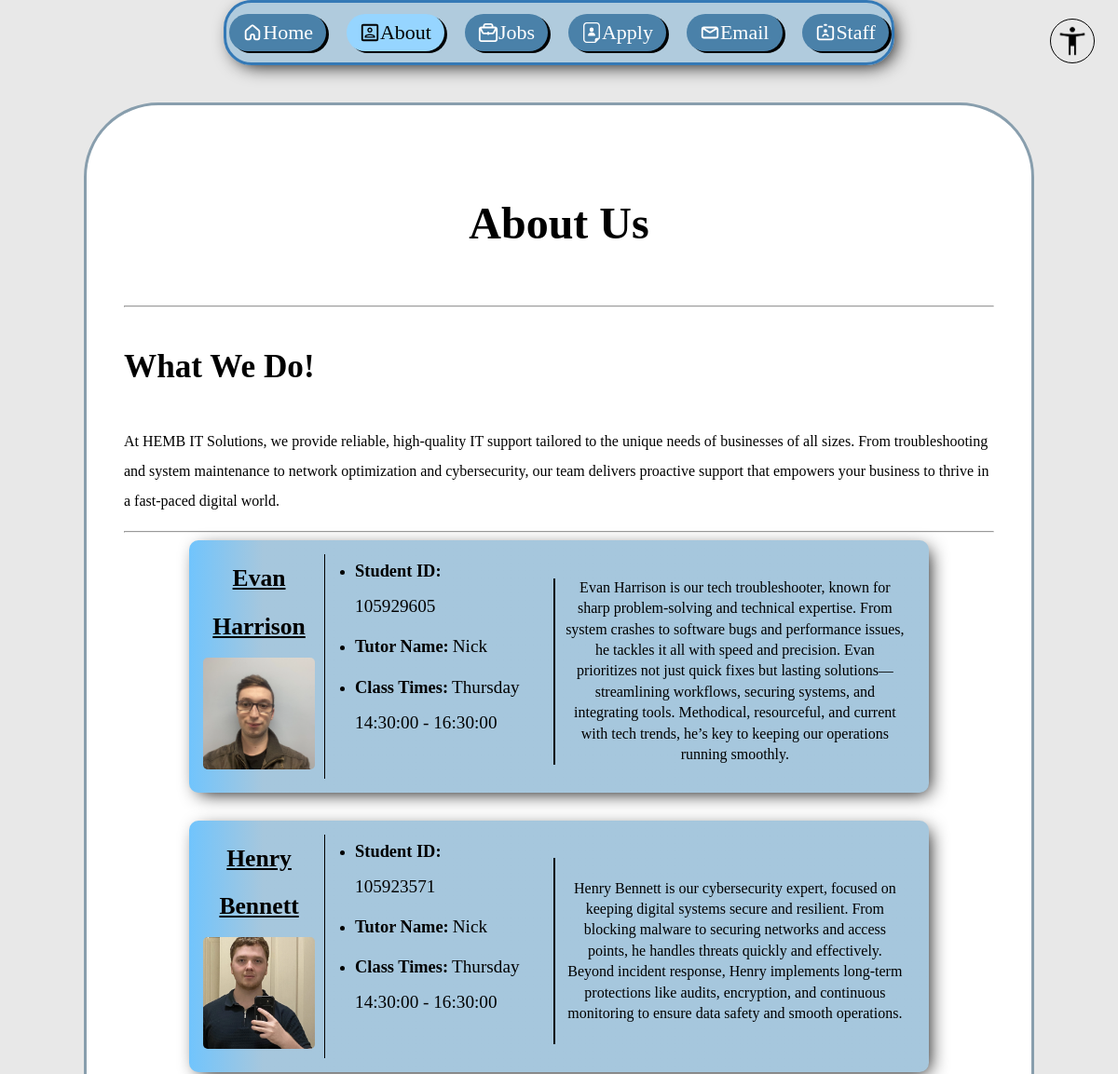
The page /about.php (upper part) on the database as committed earlier.
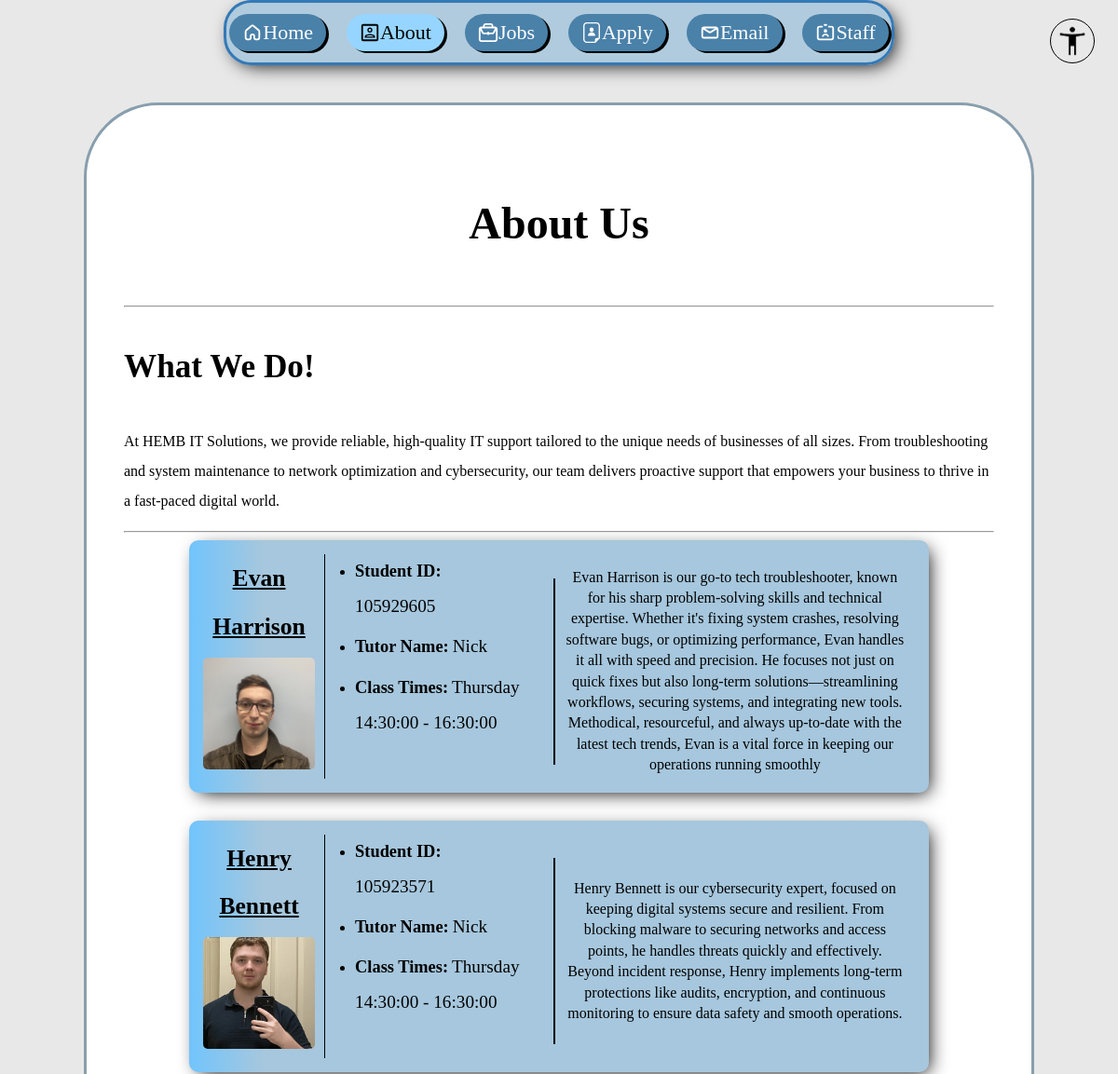
The same page on the database as committed later.
### tables this page shows
CREATE TABLE `employees` (
  `ID` int(10) UNSIGNED NOT NULL COMMENT 'The employees ID',
  `First_name` varchar(100) NOT NULL COMMENT 'The Employees first name',
  `Last_name` varchar(100) NOT NULL COMMENT 'The Employees last name',
  `Student_ID` int(9) NOT NULL COMMENT 'The employees student ID',
  `Tutor_ID` int(11) UNSIGNED NOT NULL COMMENT 'The link to the tutor for this employee',
  `Class_Time_ID` int(11) UNSIGNED NOT NULL COMMENT 'The foreign key link to the class times',
  `Photo` varchar(255) NOT NULL COMMENT 'The file name for the photo of this employee',
  `Photo_Alt` varchar(255) NOT NULL COMMENT 'The Employees alternate description for the photo incase it doesn''t load or for accessibility reasons',
  `Description` text NOT NULL COMMENT 'The description of what this employee does for the company'
);

CREATE TABLE `tutors` (
  `Tutor_ID` int(11) UNSIGNED NOT NULL COMMENT 'The ID for a tutor',
  `Name` varchar(100) NOT NULL COMMENT 'The Name for that tutor'
);

CREATE TABLE `class_times` (
  `Class_Time_ID` int(11) UNSIGNED NOT NULL COMMENT 'The unique identifier of the class time',
  `Day` enum('Monday','Tuesday','Wednesday','Thursday','Friday') NOT NULL COMMENT 'The day when the class happens',
  `Start_Time` time NOT NULL COMMENT 'The time when the class starts',
  `End_Time` time NOT NULL COMMENT 'the time when class ends'
);

### about.php (the view, shortened to what this page needs)
<?php
require_once './php/settings.php';
$conn = new mysqli($host, $user, $pwd, $sql_db);
$query = "
SELECT
    e.*,
    t.Name               AS tutor_Name,
    ct.Day              AS class_time_Day,
    ct.Start_Time       AS class_start_time,
    ct.End_Time         AS class_end_time,
    GROUP_CONCAT(c.Contribution ORDER BY c.Contribution SEPARATOR ',') AS contributions
FROM employees AS e
    LEFT JOIN tutors AS t
        ON e.Tutor_ID = t.Tutor_ID
    LEFT JOIN class_times AS ct
        ON e.Class_Time_ID = ct.Class_Time_ID
    LEFT JOIN contributions AS c
        ON e.ID = c.Employee_ID
    GROUP BY e.ID;
";
$result = $conn->query($query);
?>
<!DOCTYPE html>
<html lang="en" class="<?php set_accessibility(); ?>">
<head>
    <link rel="stylesheet" href="./styles/styles.css" />
</head>
<body>
    <?php
        include './inc/accessibility.inc';
        include './inc/navigation.inc';
    ?>
        <main id="About_Main">
            <h1 id="about_us_heading">About Us</h1>
            <hr>
        <h2 class="about_us">What We Do!</h2>
        <p class="about_us">
            At HEMB IT Solutions, we provide reliable, high-quality IT support tailored to the unique needs of businesses of all sizes.
            From troubleshooting and system maintenance to network optimization and cybersecurity, our team delivers proactive support
            that empowers your business to thrive in a fast-paced digital world.
        </p>
        <hr />
        <div id="employee_info">
            <?php
            while ($row = $result->fetch_assoc()) {
                echo "<div class='employee_box main_section'>";
                echo "<div class='individual_employee'>";
                echo "<div class='title_image_and_list_flex_container'>";
                echo "<div class='title_image'>";
                echo "<h3>" . htmlspecialchars($row['First_name']) . " " . htmlspecialchars($row['Last_name']) . "</h3>";
                echo "<img class='individual_employee_photos' src='images/" . htmlspecialchars($row['Photo']) . "' alt='Front-facing picture of " . htmlspecialchars($row['First_name']) . ", one of the team members'>";
                echo "</div>";
                echo "<div class='info-section'>";
                echo "<ul>";
                echo "<li><strong>Student ID:</strong> <span class='info-value'>" . htmlspecialchars($row['Student_ID']) . "</span></li>";
                echo "<li><strong>Tutor Name:</strong> <span class='info-value'>" . htmlspecialchars($row['tutor_Name']) . "</span></li>";
                echo "<li><strong>Class Times:</strong> <span class='info-value'>" . htmlspecialchars($row['class_time_Day']) . " " . htmlspecialchars($row['class_start_time']) . " - " . htmlspecialchars($row['class_end_time']) . "</span></li>";
                echo "</ul>";
                echo "</div>";
                echo "</div>";
                echo "<div class='description_box'><p>" . htmlspecialchars($row['Description']) . "</p></div>";
                echo "</div>";
                echo "</div>";
            }
            ?>
        </div>
        </main>
    </body>
</html>

Rows that differ between the two databases and show on the page:
changed employees "Evan": Description "Evan Harrison is our tech troubleshooter, known for sharp problem-solving and technical expertise. From system crashes to software bugs and performance issues, he tackles it all with speed and precision. Evan prioritizes not just quick fixes but lasting solutions—streamlining workflows, securing systems, and integrating tools. Methodical, resourceful, and current with tech trends, he’s key to keeping our operations running smoothly." → "Evan Harrison is our go-to tech troubleshooter, known for his sharp problem-solving skills and technical expertise. Whether it's fixing system crashes, resolving software bugs, or optimizing performance, Evan handles it all with speed and precision. He focuses not just on quick fixes but also long-term solutions—streamlining workflows, securing systems, and integrating new tools. Methodical, resourceful, and always up-to-date with the latest tech trends, Evan is a vital force in keeping our operations running smoothly"
